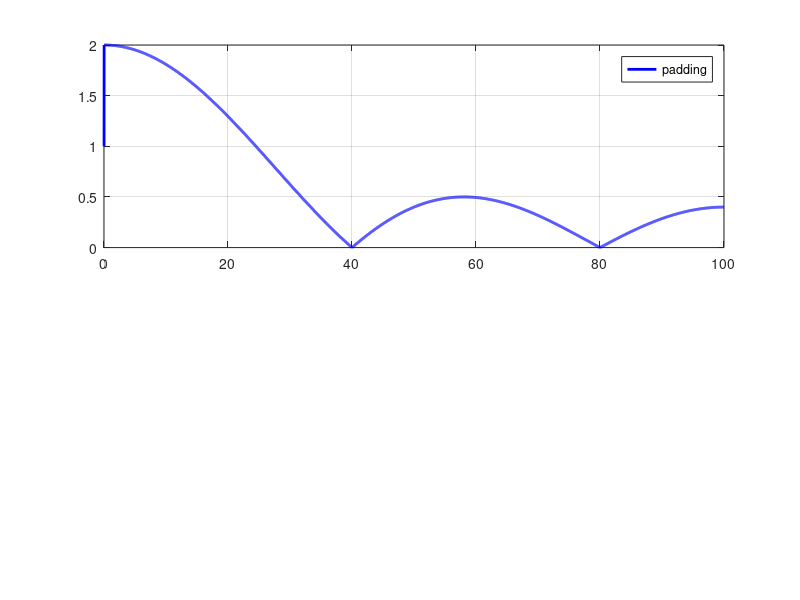

Here is the MATLAB script that generated this plot: (Note: this script raises an error after producing the figure.)
fs = 200; % Sampling frequency
N = 20000;
% Construct moving average filters
b = [1 1 1 1 1]/5;
% Zero padding
b = [b zeros(1,N-1)]; % Zero padding
B = fft(b,N); % Find filter system spectrum
B = [B(1) 2*B(2:N/2)]; % Unilateral Spectrum
B_mag = abs(B); % Compute magnitude spectrum
f = (1:N/2)*fs/N; % frequency axis

figure(1) % plotting te magnitude spectrum
subplot(2,1,1)
plot(f,B_mag, 'b-', 'LineWidth',2);
legend('padding');grid on;

b = [1 1 1 1 1]/5; % redefining b
y = conv(b, randn(N,1)); % finding the filter response to noise
f = 0:fs/N:fs/2; % frequency axis
% Welch method with size 128      
nfft = 128;
[psd,f] = pwelch(y,nfft, nfft*0.5,[], fs);
B_mag = sqrt(psd);  % get magnitude

subplot(2,1,2) % plot the response to white noise
plot(f,B_mag, 'r-', 'LineWidth',2);
legend('noise');grid on; xlabel('f [Hz]');